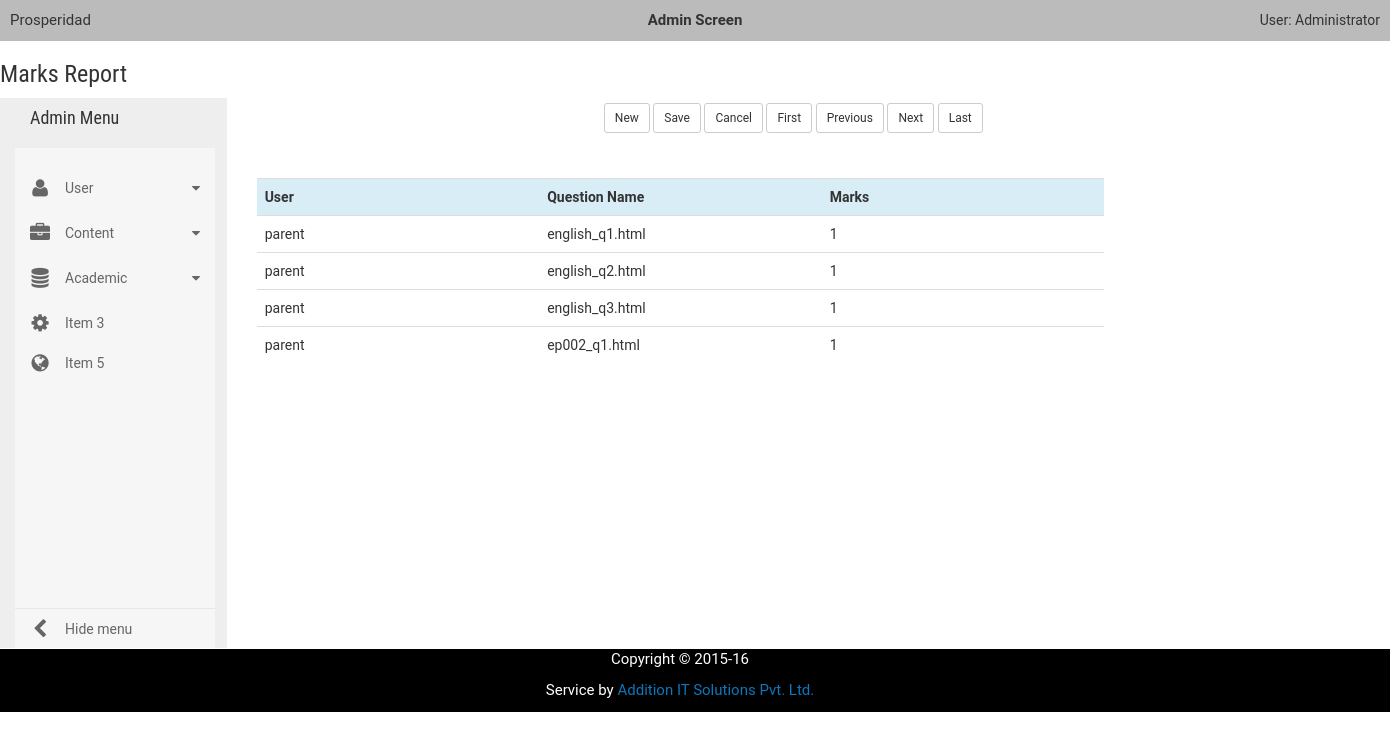
The app's page /a/dmin/markreport/, older data.
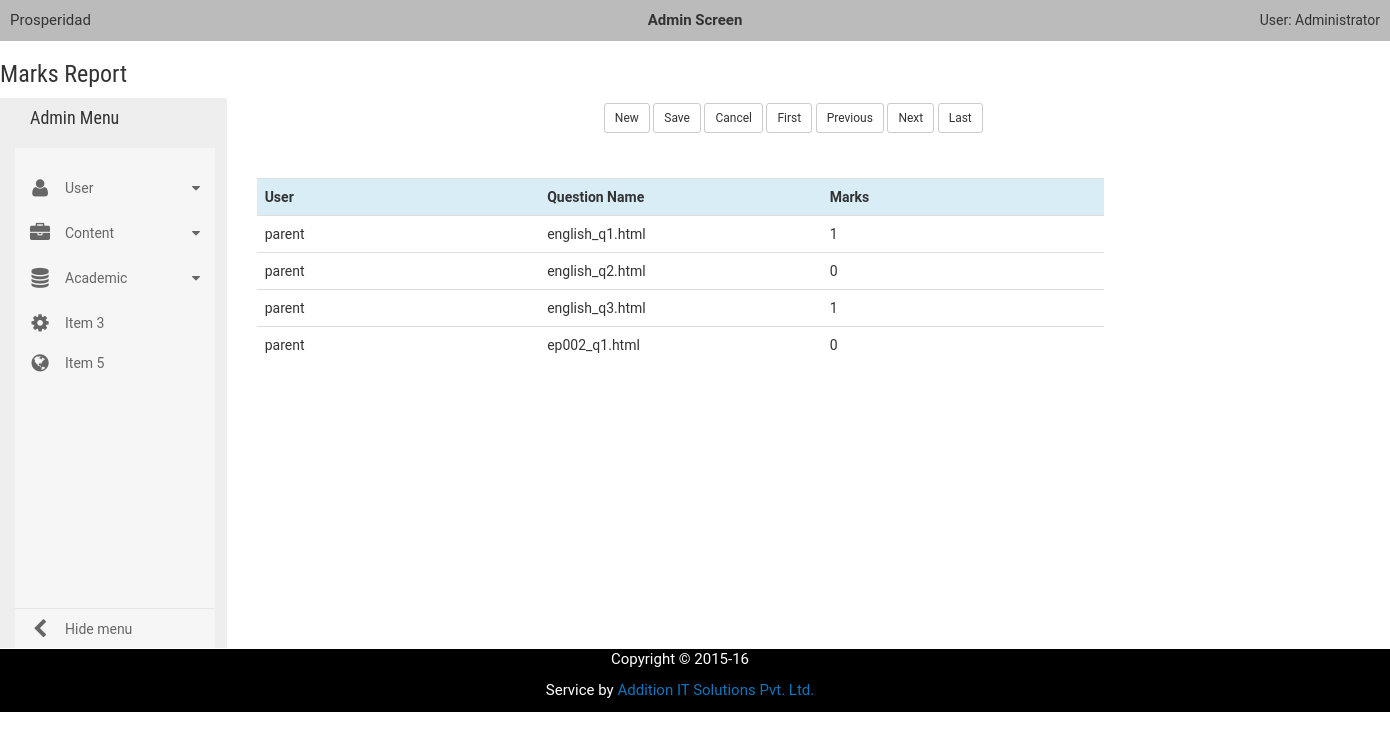
The same page, newer data.
### etests/models.py (models this page shows, shortened)
class Answer(models.Model):
    marks = models.IntegerField()
    question = models.ForeignKey(TestSetLine)
    user = models.ForeignKey(User)

class TestSetLine(models.Model):
    filename = models.CharField(max_length=250, blank=False, null=False)
    testset = models.ForeignKey(TestSet)
    srno = models.IntegerField()
    name = models.CharField(max_length=50, blank=True, null=True)
    description = models.CharField(max_length=200, blank=True, null=True)
    class Meta:
        unique_together = (('filename', 'testset'), ('srno', 'testset'),)
    def __unicode__(self):
        return self.filename

### dmin/views.py (the view)
def report_marks(request, template_name='dmin/mark_list.html'):
    answer = Answer.objects.all()
    data = {}
    data['object_list'] = answer
    return render(request, template_name, data)

### templates/dmin/mark_list.html (shortened to what this page needs)
<!DOCTYPE html>
{% extends "dmin/base.html" %}
    {% block mainbody_block %}
        {% block heading_block %}
            <div id="aheader">
                <h3>Marks Report</h3>
            </div>
        {% endblock %}
        <div class="col-sm-2" style="background-color:#eee; height:550px">
                {% include 'dmin/admin_menu.html' %}
        </div>
        {% load staticfiles %}
	<div class="col-sm-10">
                {% include 'dmin/toolbar.html' %}
                <div id="resultsarea" class =col-sm-10">
			<div id="asection">
			    <div class="container">
				  <div class="row">
				    <div class="col-md-9">
				      <br><br>
				        <table  class="table table-hover" >
				        <tbody>
				            <colgroup>
				                <col class="col-md-3">
				                <col class="col-md-3">
				                <col class="col-md-3">
				            </colgroup>
				          <tr class="info">
				            <th>User</th>
				            <th>Question Name</th>
					    <th>Marks</th>
				          </tr>
				            {% for answer in object_list %}
				                <tr>
				                    <td>{{ answer.user }}</td>
				                    <td>{{ answer.question }}</td>
						    <td>{{ answer.marks }} </td>
				                    {% empty %}
				                        No Test Set yet
				            {% endfor %}
				            </tr>
				            </tbody>
				        </table>
				    </div>
				  </div>
			</div>
		</div>
	</div>
    {% endblock %}

Row changes from the older to the newer data that the page shows:
changed Answer "english_q2.html": marks "1" → "0"
changed Answer "ep002_q1.html": marks "1" → "0"
